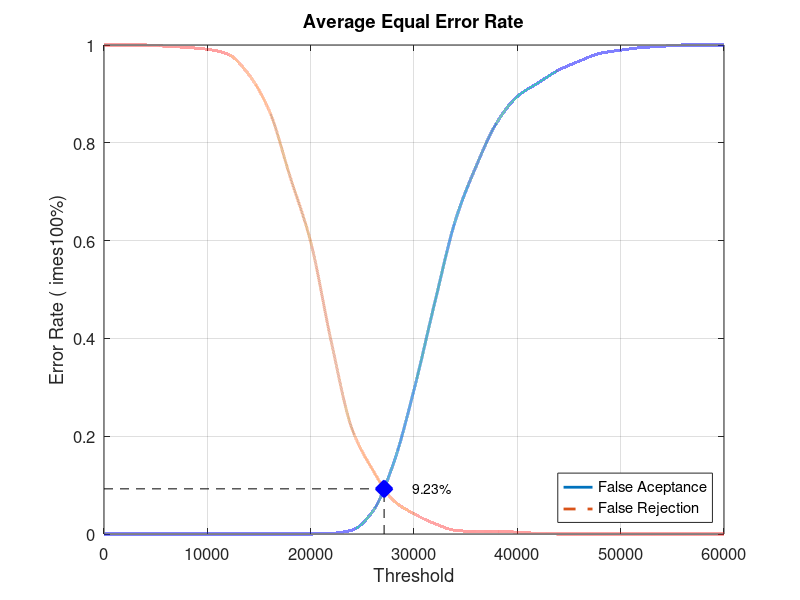
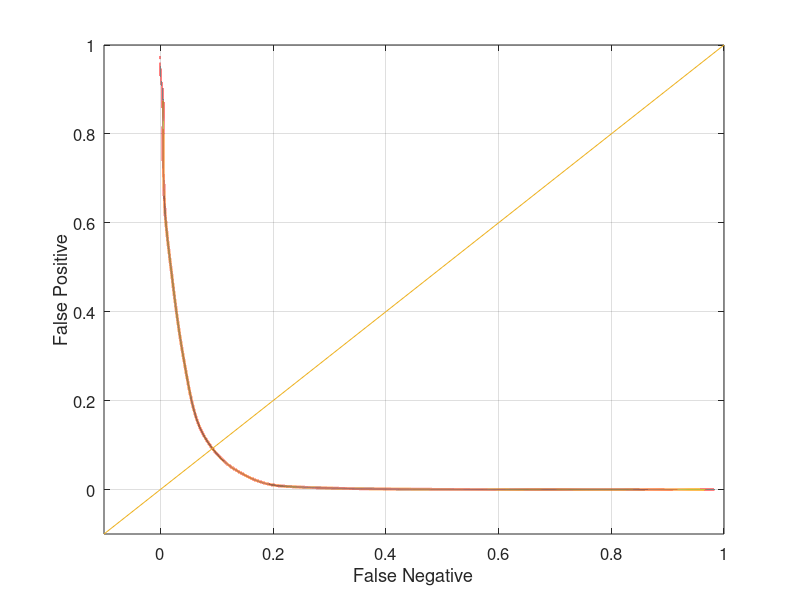

The MATLAB script that drew these images, in order:
close all;
clear;
clc;
x = 0:2000:60000;
xq = 0:0.5:60000;

y0 = [0 0 0 0 0 0 0 0 0 0 0 0.00131579 0.00789474 0.0460526 0.143421 0.294737 0.472368 0.640789 0.751316 0.840789 0.894737 0.922368 0.948684 0.967105 0.982895 0.989474 0.994737 0.997368 1 1 1]
yy0 = interp1(x, y0, xq, 'pchip');
y1 = [1 1 1 0.9975 0.995 0.99125 0.98125 0.94 0.865 0.73125 0.5975 0.3925 0.215 0.13125 0.06875 0.04125 0.02125 0.0075 0.005 0.005 0.00375 0.00125 0 0 0 0 0 0 0 0 0]
yy1 = interp1(x, y1, xq, 'pchip');

% Calculating EER: 
y2 = abs(y0 - y1);
find(y2 == min(y2))
yy2 = abs(yy0 - yy1);
xEER = find(yy2 == min(yy2));
xEERIndex = xq(xEER) % X-axis EER
yEER = yy0(xEER) % Y-axis EER

main = figure
plot(xq, yy0,'-','LineWidth', 2);	hold on
plot(xq, yy1,'--','LineWidth', 2);	hold on
plot([xEERIndex xEERIndex], [0 yEER], 'k--');	hold on
plot([0 xEERIndex], [yEER yEER], 'k--');	hold on
plot(xEERIndex, yEER, 'bx', 'LineWidth', 10);	hold on
text(xEERIndex + 10 * xEERIndex / 100, yEER, [num2str(round((10000 * yEER)) / 100) '%'])
legend('False Aceptance', 'False Rejection', 'Location', 'SouthEast')
xlabel('Threshold')
ylabel('Error Rate (	imes100%)')
title('Average Equal Error Rate')
set(gca, 'FontSize', 12)
axis([0 60000 0 1])
grid on

print(main, 'Experiment4AverageMain', '-dpng');
FNRxFPR = figure('Color', [1 1 1]);
plot(yy1, yy0, '-', yy1, yy0, 'LineWidth', 2);
hold on
y = -0.1:0.1:1
plot(y, y); 
set(gca, 'FontSize', 12)
xlabel('False Negative')
ylabel('False Positive')
axis([-0.1 1 -0.1 1])
set(gca, 'FontSize', 12)
grid on

print(FNRxFPR, 'Experiment4AverageFNRxFPR','-dpng');
